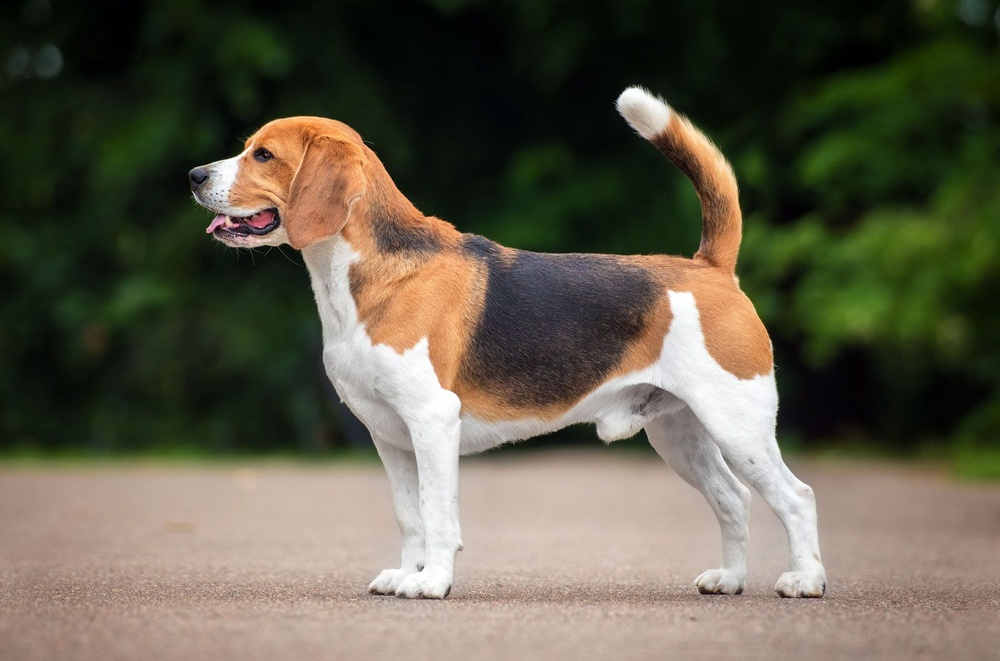
#> input picture sample_projects/Image Downloader GUI/dog.jpg, 1000 x 661 px, shrunk from 1600 x 1057 before the run
$ python 'Image Contrast Adjusting Filter.py'
#> lines starting #> are read from the running program, lines starting #| are printed output that depends on the picture
import numpy as np
import matplotlib.pyplot as plt
from PIL import Image
import os.path

# example -> C:\Users\xyz\OneDrive\Desktop\project\image.jpg
img_path = input("Enter the path here: ")
#> the answer given: ../Image Downloader GUI/dog.jpg
img = Image.open(img_path)
#> img is the input picture: PIL image 1000x661 RGB; mean R, G, B 97.3, 92.5, 75.5

# convert our image into a numpy array
img = np.asarray(img)
# print(img.shape)
# put pixels in a 1D array by flattening out img array
flat = img.flatten()

# create our own histogram function


def get_histogram(image, bins):
    # array with size of bins, set to zeros
#> called with image = array of shape (1983000,), bins = 256
    histogram = np.zeros(bins)

    # loop through pixels and sum up counts of pixels
    for pixel in image:
        histogram[pixel] += 1
#> this loop made 1983000 passes
#> pixel on passes 1, 3, 4: 2, 0, 1
#> after the loop, histogram = 256 values, max 39389 at index 11, min 1270 at index 254, mean 7746.1

    # return our final result
    return histogram


# execute our histogram function
hist = get_histogram(flat, 256)
#> hist has the same summary as histogram in get_histogram

# execute the fn
cumulative_sum = np.cumsum(hist)
#> cumulative_sum = 256 values from 5259 to 1983000

# numerator & denomenator
normalized_intensity = (cumulative_sum - cumulative_sum.min()) * 255
#> normalized_intensity = 256 values from 0 to 504323955
N = cumulative_sum.max() - cumulative_sum.min()
#> N = 1977741

# re-normalize the cumsum
cumulative_sum = normalized_intensity / N
#> cumulative_sum = 256 values from 0 to 255

# cast it back to uint8 since we can't use floating point values in images
cumulative_sum = cumulative_sum.astype('uint8')

# get the value from cumulative sum for every index in flat, and set that as img_new
img_new = cumulative_sum[flat]

# put array back into original shape since we flattened it
img_new = np.reshape(img_new, img.shape)
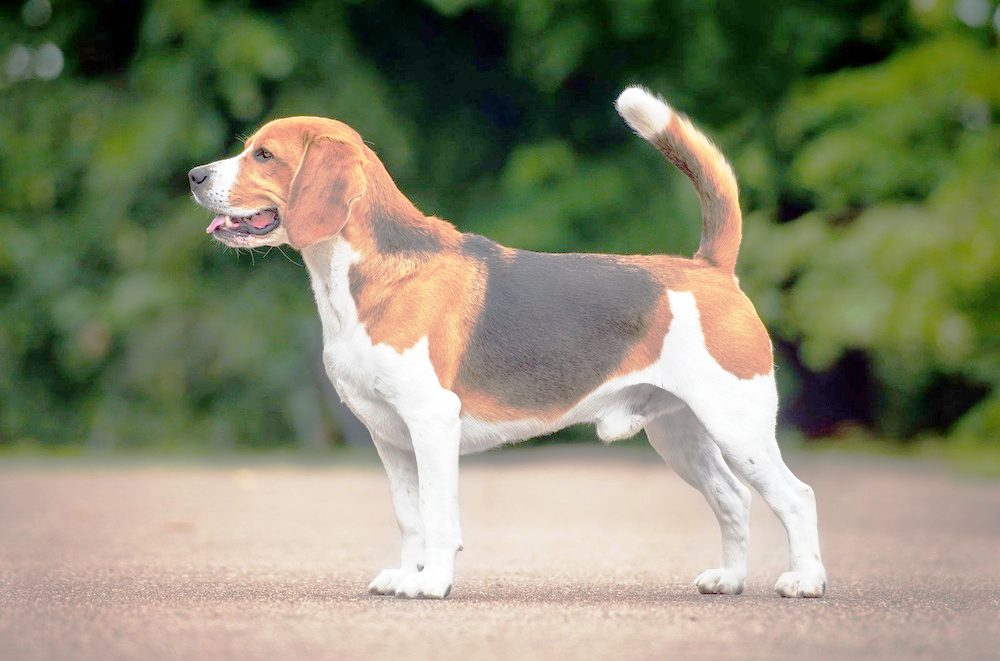
#> img_new: shape (661, 1000, 3); mean R, G, B 135.1, 137.1, 110.7

# set up side-by-side image display
fig = plt.figure()
fig.set_figheight(15)
fig.set_figwidth(15)

# display the real image
fig.add_subplot(1, 2, 1)
plt.imshow(img, cmap='gray')
plt.title("Image 'Before' Contrast Adjustment")

# display the new image
fig.add_subplot(1, 2, 2)
plt.imshow(img_new, cmap='gray')
plt.title("Image 'After' Contrast Adjustment")
filename = os.path.basename(img_path)

plt.savefig("./Image Contrast Adjusting Filter/(Contrast Adjusted)"+filename)
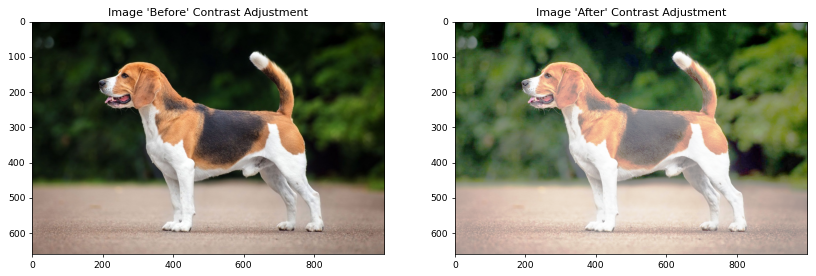
#> figure drawn by matplotlib, 2 panels

plt.show()
